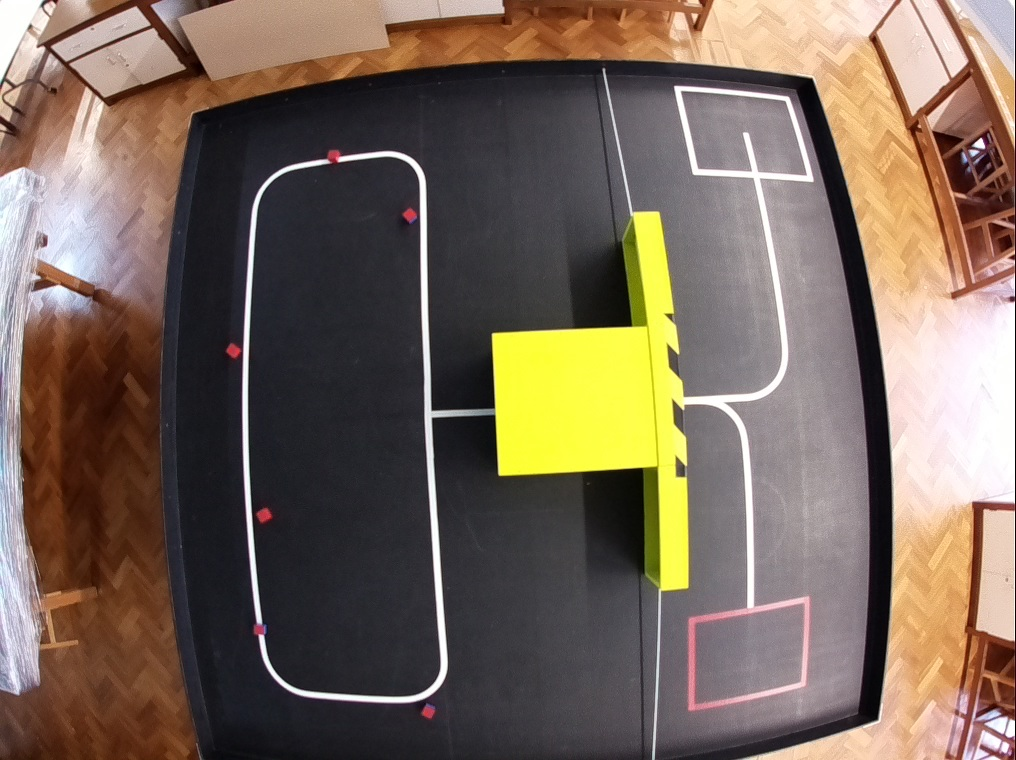
#> input picture python/camera.jpg, 1016 x 760 px
$ jupyter execute opencv.ipynb
#> lines starting #> are read from the running program, lines starting #| are printed output that depends on the picture
# OpenCV Exploration
First I followed this [tutorial](https://www.geeksforgeeks.org/introduction-to-opencv/)

[cell 1]
# Importing the OpenCV library and matplotlib
import cv2
import matplotlib.pyplot as plt
# Reading the image using imread() function
image = cv2.imread('camera.jpg')
#> image is the input picture: shape (760, 1016, 3); mean B, G, R 90.4, 103.7, 120

# Extracting the height and width of an image
h, w = image.shape[:2]
#> h = 760; w = 1016
# Displaying the height and width
print("Height = {},  Width = {}".format(h, w))
#| Height = 760,  Width = 1016

[cell 2]
# Extracting RGB values.
# Here we have randomly chosen a pixel
# by passing in 100, 100 for height and width.
(B, G, R) = image[100, 100]
#> B = 175; G = 189; R = 217

# Displaying the pixel values
print("R = {}, G = {}, B = {}".format(R, G, B))
#| R = 217, G = 189, B = 175

# We can also pass the channel to extract
# the value for a specific channel
B = image[100, 100, 0]
print("B = {}".format(B))
#| B = 175

[cell 3]
plt.imshow(image)

[cell 4]
# We will calculate the region of interest
# by slicing the pixels of the image
roi = image[80: 700, 200 : 900]
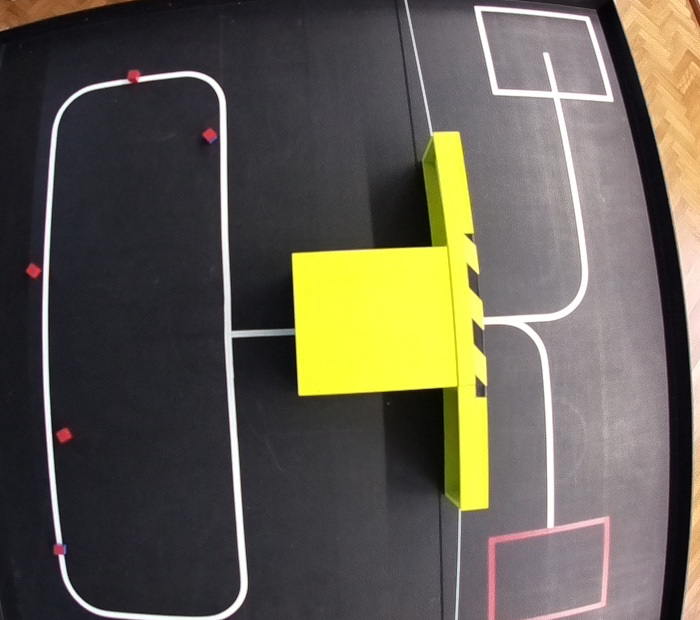
#> roi: shape (620, 700, 3); mean B, G, R 81, 93.6, 98.8
plt.imshow(roi)

[cell 5]
# resize() function takes 2 parameters,
# the image and the dimensions
resize = cv2.resize(image, (800, 800))
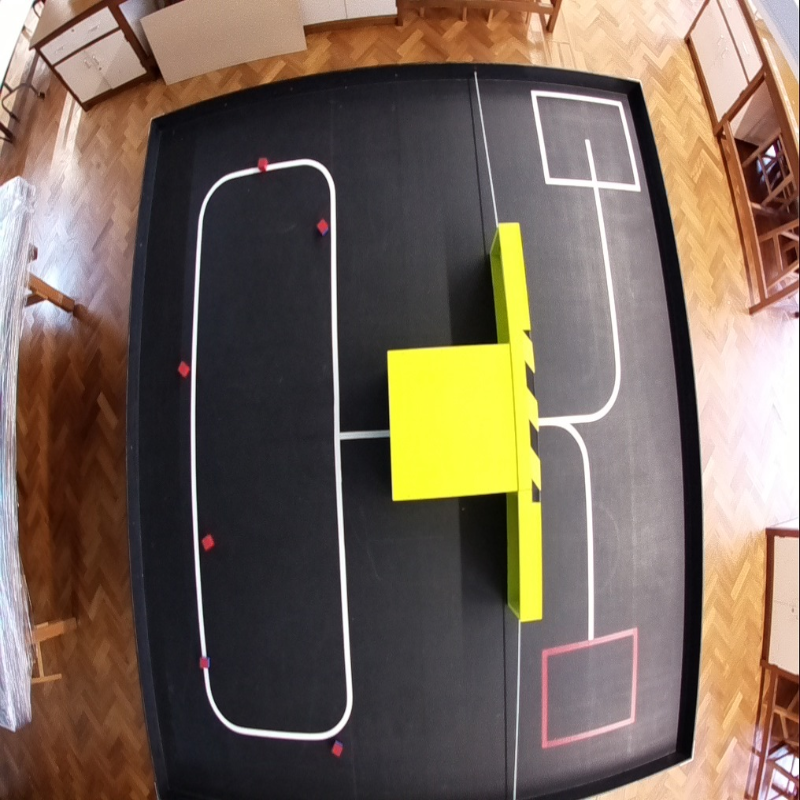
#> resize: shape (800, 800, 3); mean B, G, R 90.2, 103.6, 119.8
plt.imshow(resize)

[cell 6]
plt.imshow(image[100:200,200:400])
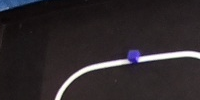
#> shown: shape (100, 200, 3); mean R, G, B 46.6, 40.9, 43.7

Now following [this tutorial](https://stackoverflow.com/questions/45322630/how-to-detect-lines-in-opencv):

[cell 7]
gray = cv2.cvtColor(image,cv2.COLOR_BGR2GRAY)
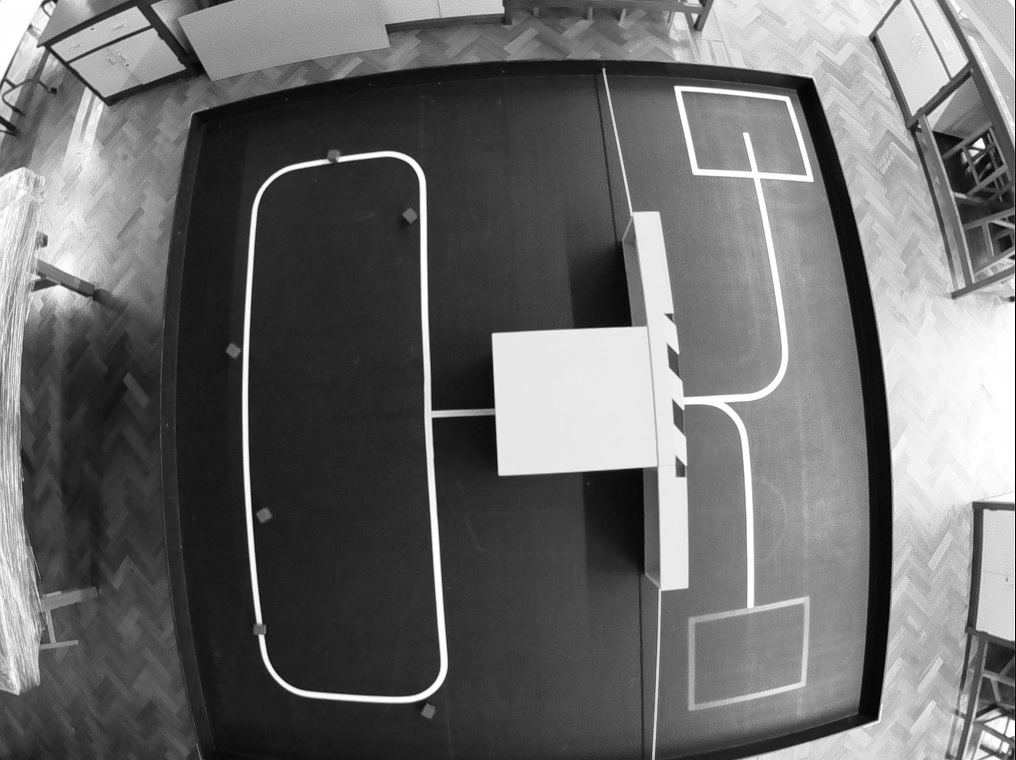
#> gray: shape (760, 1016); min 0, max 255, mean 107.1

kernel_size = 5
blur_gray = cv2.GaussianBlur(gray,(kernel_size, kernel_size),0)
plt.imshow(blur_gray, cmap='binary')

[cell 8]
low_threshold = 50
high_threshold = 150
edges = cv2.Canny(blur_gray, low_threshold, high_threshold)
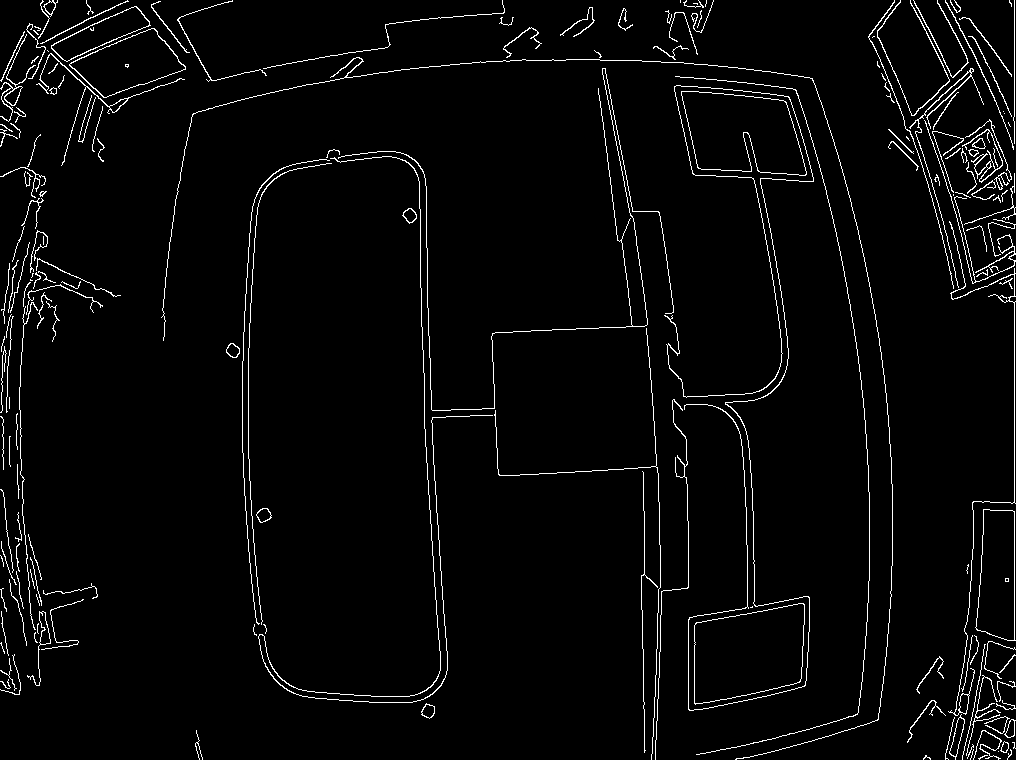
#> edges: shape (760, 1016); 3.1% white in thin lines or dots
plt.imshow(edges, cmap='binary')
